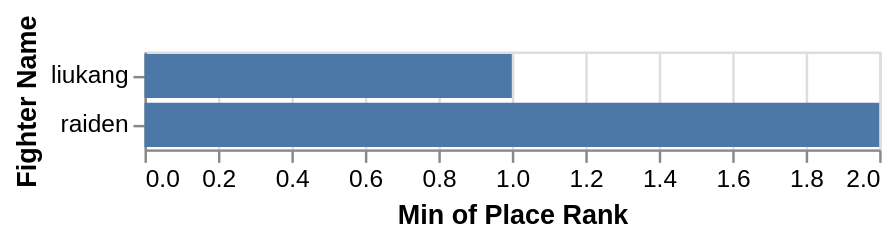

Source (Vega-Lite JSON):
### Vega-Lite specification from a JSON file in a GitHub repository (floating-point values rounded to 4 significant figures)
{"$schema": "https://vega.github.io/schema/vega-lite/v6.json", "description": "A tooltip naming the column an argmin kept, which it reads by its own name.", "data": {"values": [{"Fighter Name": "liukang", "Place Rank": 1, "Fighting Style": "tiger"}, {"Fighter Name": "liukang", "Place Rank": 10, "Fighting Style": "crane"}, {"Fighter Name": "raiden", "Place Rank": 8, "Fighting Style": "tiger"}, {"Fighter Name": "raiden", "Place Rank": 2, "Fighting Style": "shaolin"}]}, "mark": "bar", "encoding": {"tooltip": [{"field": "Fighter Name"}, {"aggregate": "min", "field": "Place Rank"}, {"aggregate": {"argmin": "Place Rank"}, "field": "Fighting Style"}], "x": {"aggregate": "min", "field": "Place Rank"}, "y": {"field": "Fighter Name"}}}
